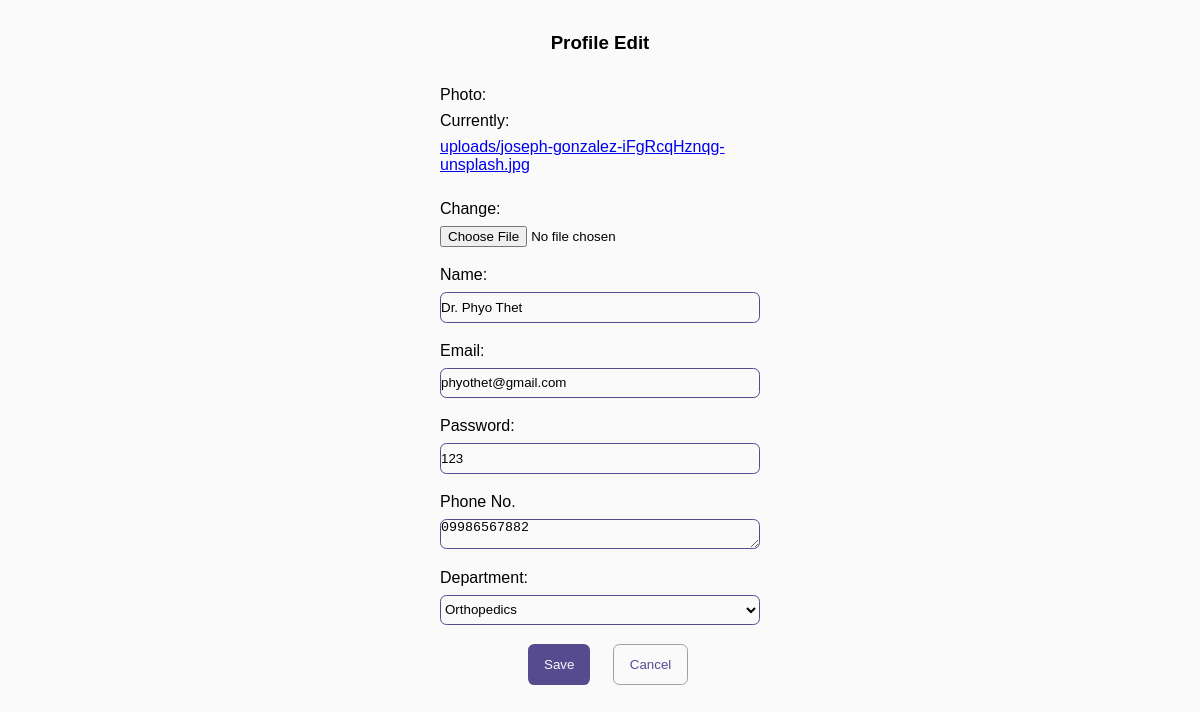
The app's page /update_doctor/1/, older data.
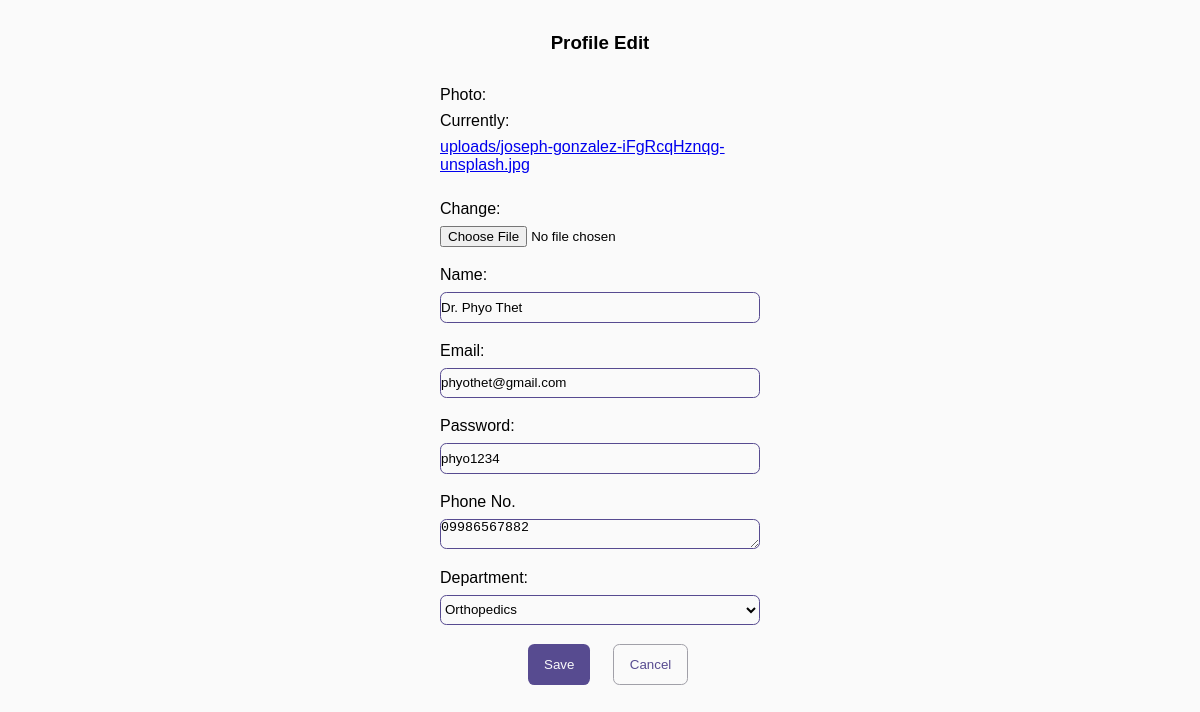
The same page, newer data.
### patients/models.py (models this page shows, shortened)
class Doctor(models.Model):
    DoctorID = models.AutoField(primary_key= True)
    DoctorImg = models.ImageField(upload_to='uploads',default='a.png')
    DoctorName = models.CharField(max_length=50)
    DoctorMail =models.EmailField(max_length=50)
    DoctorPwd = models.CharField(max_length=50)
    DoctorPh = models.CharField(max_length=50)
    Department = models.ForeignKey(Department, on_delete=models.CASCADE)
    class Meta:
        verbose_name_plural = 'Doctors'

### patients/views.py (the view)
# urls.py: path('update_doctor/<int:id>/', views.update_doctor, name='update_doctor'),
def update_doctor(request, id):
    data = Doctor.objects.get(DoctorID=id)
    form = DUpdateForm(request.POST, request.FILES, instance=data)
    if form.is_valid():
        update_mail = form.cleaned_data['DoctorMail']
        exist_mail = Doctor.objects.filter(DoctorMail=update_mail).exclude(DoctorID=id)
        update_ph = form.cleaned_data['DoctorPh']
        exist_ph = Doctor.objects.filter(DoctorPh=update_ph).exclude(DoctorID=id)
        if exist_mail.exists():
            msg = "Email is already in use"
            return render(request, 'dedit.html', {'form': form, 'msg': msg})
        elif exist_ph.exists():
            msg = "Phone number is already in use"
            return render(request, 'dedit.html', {'form': form, 'msg': msg})
        else:
            form.save()
            return HttpResponseRedirect("/admindoc/")
    else:
        form = DUpdateForm(instance=data)
        return render(request, 'admindedit.html', {'form': form})

### patients/forms.py
class DUpdateForm(forms.ModelForm):
    class Meta:
        model= Doctor
        fields=['DoctorImg','DoctorName','DoctorMail','DoctorPwd','DoctorPh','Department']
        labels = {
            'DoctorImg': _('Photo', ),
            'DoctorName': _("Name"),
            'DoctorMail': _('Email'),
            'DoctorPh': _('Phone No.'),
            'DoctorPwd':_('Password'),
        }
        widgets = {
            'DoctorMail': forms.EmailInput(attrs={'type': 'email', 'placeholder': 'Enter your email'}),
            'DoctorName': forms.TextInput(attrs={'placeholder': 'Enter your name'}),
            'DoctorPh': forms.Textarea(attrs={'placeholder': 'Enter your address'}),
            'DoctorPwd': forms.TextInput(attrs={'placeholder': 'Enter your password'}),
        }

### patients/models.py (called while the page is built)
    def __str__(self):
        return self.DepartName

### templates/admindedit.html (shortened to what this page needs)
<!DOCTYPE html>
{%load static%}
<html lang="en">
<head>
    <link rel="stylesheet" href="{% static '/css/edit.css'%}">
</head>
<body>
    <div class="edit-form-section">
        <h3 class="edit-header">Profile Edit</h3>
        <form method="post" enctype="multipart/form-data" class="cta-section-1">
        {% for field in form %}
        <p class="input-section-1">{{ field.label_tag }} {{ field }}</p>
        {% endfor %}
        <div class="btn-section">
            <button onclick="location.href='{%url 'admindoc'%}'" class="primary-btn">Save</button>
            <button value="Cancel" onclick="location.href='{% url 'admindoc'%}'" class="cancel-btn">Cancel</button>
        </div>
    </form>
    </div>
</body>
</html>

Row changes from the older to the newer data that the page shows:
changed Doctor "Dr. Phyo Thet": DoctorPwd "123" → "phyo1234"
